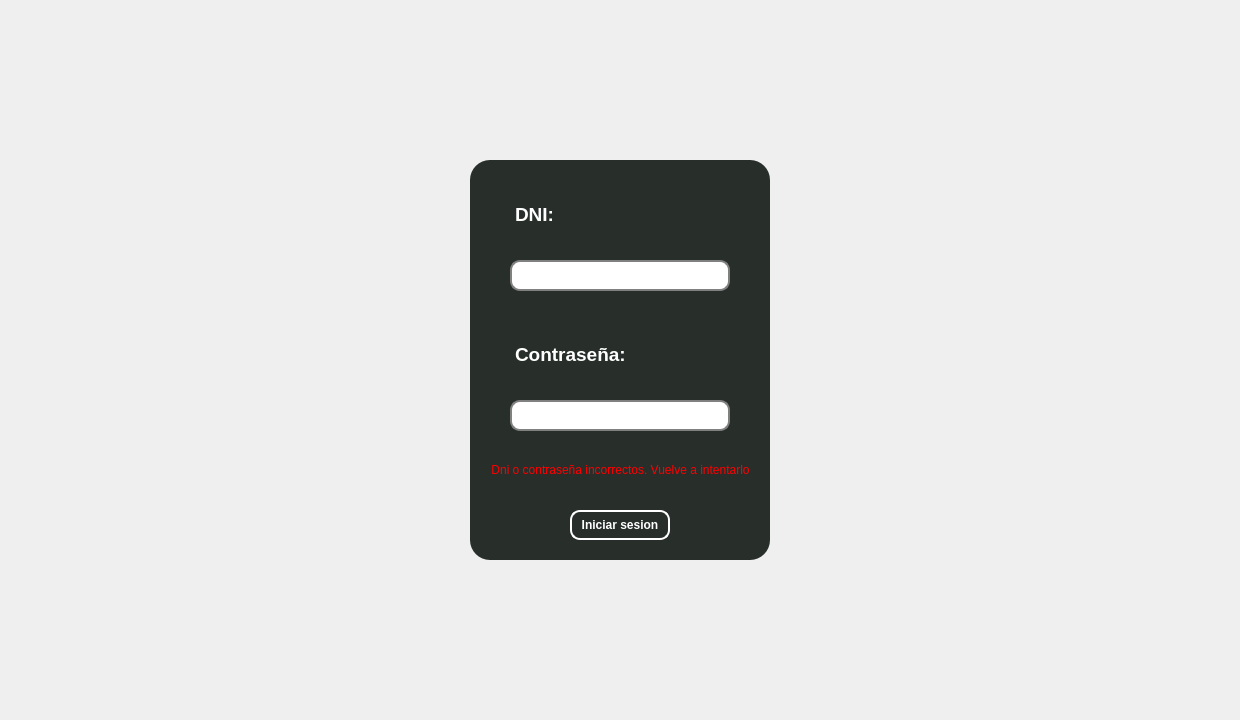
<?xml version="1.0" encoding="UTF-8"?>
<ui version="4.0">
 <class>MainWindow</class>
 <widget class="QMainWindow" name="MainWindow">
  <property name="geometry">
   <rect>
    <x>0</x>
    <y>0</y>
    <width>1240</width>
    <height>720</height>
   </rect>
  </property>
  <property name="maximumSize">
   <size>
    <width>3862</width>
    <height>16777215</height>
   </size>
  </property>
  <property name="windowTitle">
   <string>MainWindow</string>
  </property>
  <widget class="QWidget" name="centralwidget">
   <widget class="QLabel" name="label">
    <property name="geometry">
     <rect>
      <x>0</x>
      <y>0</y>
      <width>1240</width>
      <height>720</height>
     </rect>
    </property>
    <property name="font">
     <font>
      <weight>75</weight>
      <bold>true</bold>
     </font>
    </property>
    <property name="styleSheet">
     <string notr="true">background-image: url(:/direccion2/imageDesenfocada.jpg);</string>
    </property>
    <property name="text">
     <string/>
    </property>
    <property name="pixmap">
     <pixmap resource="imagen2.qrc">:/direccion2/imageDesenfocada.jpg</pixmap>
    </property>
    <property name="scaledContents">
     <bool>true</bool>
    </property>
   </widget>
   <widget class="QFrame" name="frame">
    <property name="geometry">
     <rect>
      <x>470</x>
      <y>160</y>
      <width>300</width>
      <height>400</height>
     </rect>
    </property>
    <property name="styleSheet">
     <string notr="true">background-color: #282e2a;
border-radius: 20px;</string>
    </property>
    <property name="frameShape">
     <enum>QFrame::StyledPanel</enum>
    </property>
    <property name="frameShadow">
     <enum>QFrame::Raised</enum>
    </property>
    <widget class="QLabel" name="DNI">
     <property name="geometry">
      <rect>
       <x>45</x>
       <y>30</y>
       <width>220</width>
       <height>50</height>
      </rect>
     </property>
     <property name="font">
      <font>
       <pointsize>14</pointsize>
      </font>
     </property>
     <property name="text">
      <string>&lt;html&gt;&lt;head/&gt;&lt;body&gt;&lt;p&gt;&lt;span style=&quot; font-weight:600; color:#ffffff;&quot;&gt;DNI:&lt;/span&gt;&lt;/p&gt;&lt;/body&gt;&lt;/html&gt;</string>
     </property>
    </widget>
    <widget class="QLineEdit" name="LineaDni">
     <property name="geometry">
      <rect>
       <x>40</x>
       <y>100</y>
       <width>220</width>
       <height>31</height>
      </rect>
     </property>
     <property name="styleSheet">
      <string notr="true">background-color:white;

border: 2px solid gray;
border-radius: 10px; /* Ajusta el radio según tus preferencias */
padding: 5px; /* Opcional: ajusta el espaciado interior */

</string>
     </property>
     <property name="text">
      <string/>
     </property>
    </widget>
    <widget class="QLabel" name="Contra">
     <property name="geometry">
      <rect>
       <x>45</x>
       <y>170</y>
       <width>220</width>
       <height>50</height>
      </rect>
     </property>
     <property name="font">
      <font>
       <pointsize>14</pointsize>
      </font>
     </property>
     <property name="text">
      <string>&lt;html&gt;&lt;head/&gt;&lt;body&gt;&lt;p&gt;&lt;span style=&quot; font-weight:600; color:#ffffff;&quot;&gt;Contraseña:&lt;/span&gt;&lt;/p&gt;&lt;/body&gt;&lt;/html&gt;</string>
     </property>
    </widget>
    <widget class="QLineEdit" name="LineaContra">
     <property name="geometry">
      <rect>
       <x>40</x>
       <y>240</y>
       <width>220</width>
       <height>31</height>
      </rect>
     </property>
     <property name="styleSheet">
      <string notr="true">background-color:white;

border: 2px solid gray;
border-radius: 10px; /* Ajusta el radio según tus preferencias */
padding: 5px; /* Opcional: ajusta el espaciado interior */

</string>
     </property>
     <property name="text">
      <string/>
     </property>
    </widget>
    <widget class="QPushButton" name="IniciarSesion">
     <property name="geometry">
      <rect>
       <x>100</x>
       <y>350</y>
       <width>100</width>
       <height>30</height>
      </rect>
     </property>
     <property name="font">
      <font>
       <weight>75</weight>
       <bold>true</bold>
      </font>
     </property>
     <property name="styleSheet">
      <string notr="true">border: 2px solid white;
border-radius: 10px; /* Ajusta el radio según tus preferencias */
color: white;</string>
     </property>
     <property name="text">
      <string>Iniciar sesion</string>
     </property>
    </widget>
    <widget class="QLabel" name="Incorrecto">
     <property name="enabled">
      <bool>true</bool>
     </property>
     <property name="geometry">
      <rect>
       <x>10</x>
       <y>300</y>
       <width>281</width>
       <height>21</height>
      </rect>
     </property>
     <property name="text">
      <string>&lt;html&gt;&lt;head/&gt;&lt;body&gt;&lt;p align=&quot;center&quot;&gt;&lt;span style=&quot; color:#ff0000;&quot;&gt;Dni o contraseña incorrectos. Vuelve a intentarlo&lt;/span&gt;&lt;/p&gt;&lt;/body&gt;&lt;/html&gt;</string>
     </property>
    </widget>
   </widget>
  </widget>
 </widget>
 <resources>
  <include location="imagen2.qrc"/>
 </resources>
 <connections/>
</ui>
